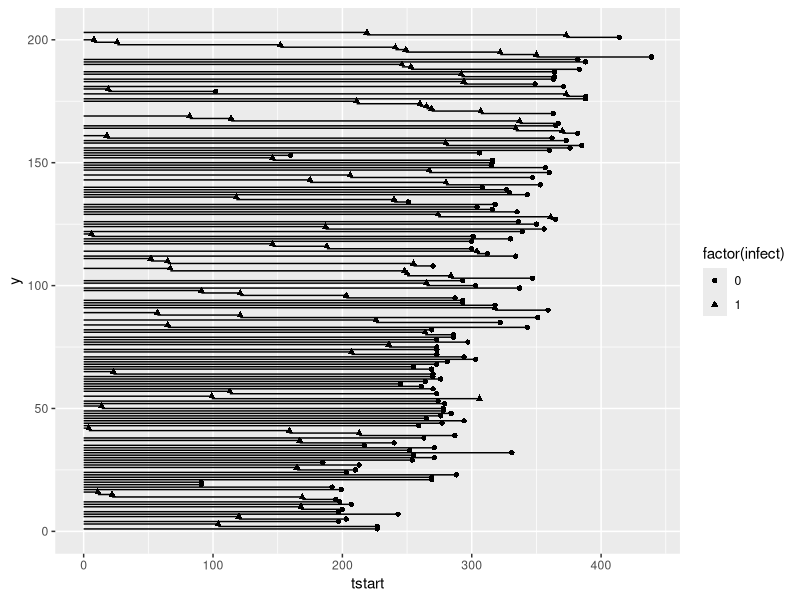

Source code (R): (Note: this script raises an error after producing the figure.)

# more tests for score residuals.
library(survival)
cgd0 <- cgd0

newcgd <- tmerge(data1=cgd0[, 1:13], data2=cgd0, id=id, tstop=futime)
newcgd <- tmerge(newcgd, cgd0, id=id, infect = event(etime1))

newcgd <- tmerge(newcgd, cgd0, id=id, infect = event(etime2))
newcgd <- tmerge(newcgd, cgd0, id=id, infect = event(etime3))
newcgd <- tmerge(newcgd, cgd0, id=id, infect = event(etime4))
newcgd <- tmerge(newcgd, cgd0, id=id, infect = event(etime5))
newcgd <- tmerge(newcgd, cgd0, id=id, infect = event(etime6))
newcgd <- tmerge(newcgd, cgd0, id=id, infect = event(etime7))
newcgd <- tmerge(newcgd, newcgd, id, enum=cumtdc(tstart))

newcgd_sorted <- newcgd[order(newcgd$tstop, newcgd$tstart), ]

newcgd_sorted$y = nrow(newcgd):1

newcgd$y = nrow(newcgd):1

library(ggplot2)
ggplot(newcgd, aes(x = tstart, xend = tstop, y = y, yend = y, shape = factor(infect))) + geom_segment() +
  geom_point(aes(x = tstop, y = y))

fit <- coxph(Surv(tstart, tstop, infect) ~ treat + inherit + steroids,
             data = newcgd_sorted, cluster = id, ties = 'breslow')

debugonce(make_parts.coxph)
my_parts <- make_parts(fit, data = newcgd_sorted, weights = rep(1, nrow(newcgd)))

debugonce(calc_ui.coxph_parts)
my_score <- calc_ui(my_parts)

score <- resid(fit, type = "score")

all.equal(as.matrix(my_score), as.matrix(score))

my_score |> colSums()
score |> colSums()


